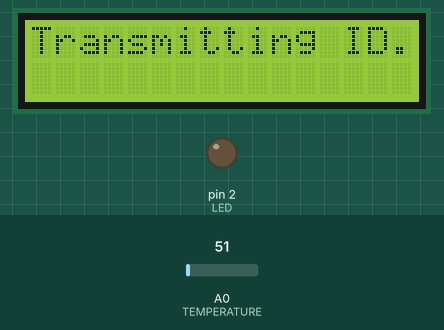
Bench run of a sketch on a simulated Arduino Uno, built with avr-gcc and run on an emulated ATmega328P. Shown: 16×2 character LCD, output pins drawn as LEDs (lit = HIGH). The inputs (shaded band) are chosen by the test bench; at power-on: A0 (TEMPERATURE) = 51. What the sketch prints to the serial monitor is not drawn.

Above: at 0.1 s.
At 18.1 s:
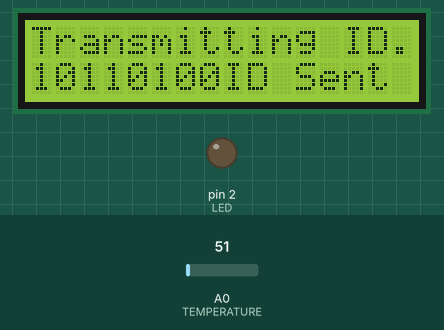
At 20.1 s:
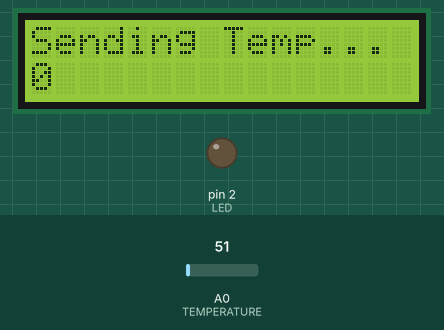
At 36.1 s:
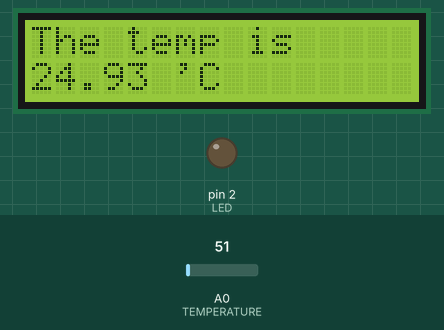
Timing chart, 0 to 37.6 s (numbered marks = the images above):
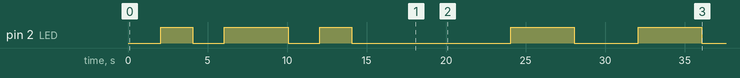

Measured:
- by itself, pin 2 (LED): HIGH → LOW at 4.1 s, → HIGH 2.0 s later, → LOW 4.0 s later, → HIGH 2.0 s later, … (9 changes in this stretch)
- what the display in image 1 shows lasts 2.0 s, from 18.1 s to 20.1 s

The sketch:

Improved_VLC_Transmitter.ino
```cpp
#include <LiquidCrystal.h>
#define DELAY 2000
 //Output pin where LED is connected
#define ID 180 //ID of Receiver
#define BITLENGTH 8 //1 Byte
#define FIRSTBIT pow(2,(BITLENGTH-1))//MSB Value
#define TRUE 1
#define TEMPERATURE A0
//#define proDelay 1000
int LED = 2;
int i, j;
int count = 0;
long Timer = millis();
float voltage;
void writeByte(int);
int counter = 0;

const int rs = 12, en = 11, d4 = 10, d5 = 9, d6 = 8, d7 = 7;
LiquidCrystal lcd(rs, en, d4, d5, d6, d7);

void setup() { //Setting the LED as Output
  lcd.begin(16, 2);
  pinMode(LED, OUTPUT);
  Serial.begin(115200);
   digitalWrite(LED, LOW);
  lcd.setCursor(0,0);
  lcd.print("Transmitting ID..");
  digitalWrite(LED, LOW);
  delay(2000);
  //delay(500);
  lcd.setCursor(0, 1);
  writeByte(ID); //Sending ID of Receiver
  lcd.print("ID Sent");
  delay(2000);
  Serial.println(ID);

}

void loop() {
  if ((millis() - Timer) < 900000)
  {
    //delay(proDelay);

    i = analogRead(TEMPERATURE); //Reading the temperature(i.e. the voltage drop on the sensor)
    Serial.println(i);
     lcd.clear();
     lcd.setCursor(0, 0);
     lcd.print("Sending Temp...");
     lcd.setCursor(0, 1);
     writeByte(i);//sending the temperature to the receiver
     lcd.print("ID Sent");

    float temperature = (float)i * 5 / 1023;
    temperature = (temperature) * 100;
    Serial.print(++count); // Sending the value of temperature
    Serial.print (" : The tempereature is ");
    Serial.print(temperature); // Sending the value of temperature
    Serial.println(" 'C");

    lcd.clear();
    lcd.setCursor(0, 0);
    //lcd.print(++count); // Sending the value of temperature
    lcd.print ("The temp is ");
    lcd.setCursor(0, 1);
    lcd.print(temperature); // Sending the value of temperature
    lcd.print(" 'C");
    delay(1000);
    if (count > 256) {
      count = 0;
    }
  }
}

//Sending 1byte number
void writeByte(int decimal) {
  //converting the decimal value to binary and sending 8 bit information from MSB to LSB
  int i, binary;

  for (i = 0; i < BITLENGTH; i++) {
    binary = (int)decimal / FIRSTBIT; //Getting the first binary bit value
    decimal = (decimal & ((int)FIRSTBIT - 1)); //Setting the first bit to zero
    decimal = decimal << 1; //Shift all bits by one to left
    if (binary == TRUE) {
      digitalWrite(LED, HIGH);
      lcd.print("1");
      Serial.print("1");
    } else {
      digitalWrite(LED, LOW);
      lcd.print("0");
      Serial.print("0");
    }
    delay(DELAY);
  }
  //Serial.println();
  digitalWrite(LED, LOW);
}
```
